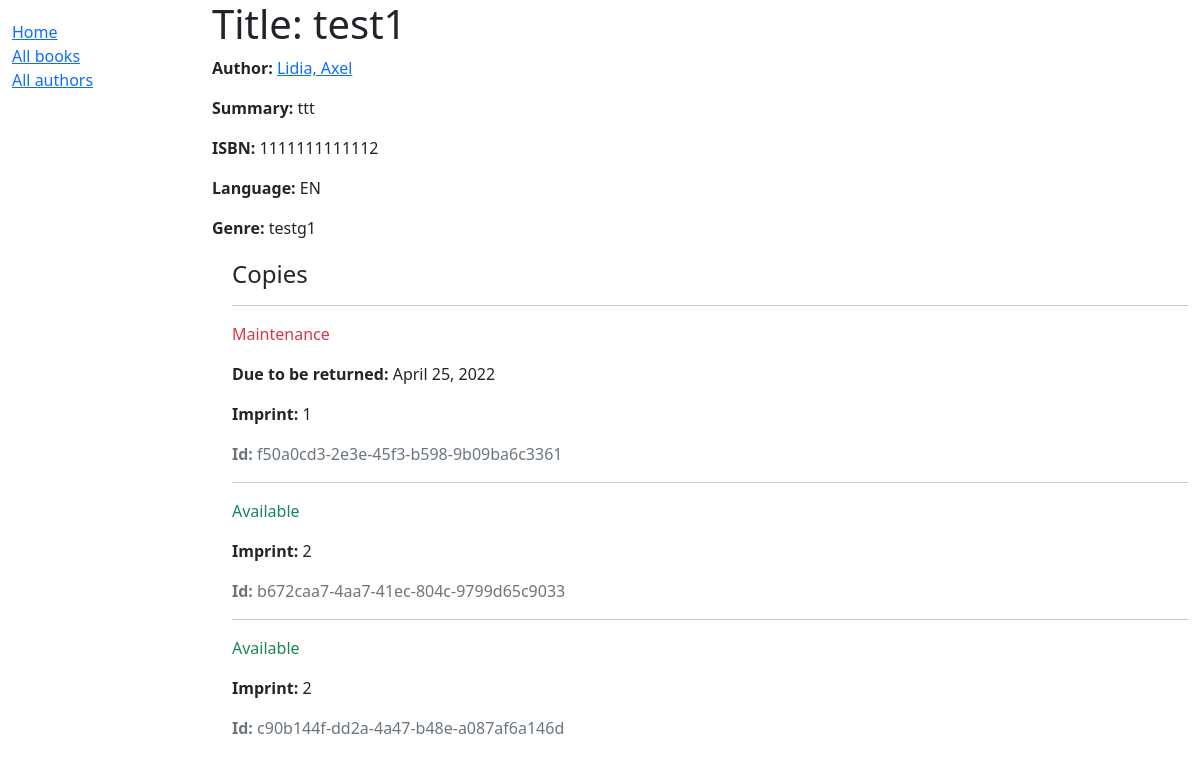
/catalog/book/2, run on the app's committed database.
### catalog/models.py (models this page shows, shortened)
class Book(models.Model):
    title = models.CharField(max_length=200)
    author = models.ForeignKey('Author', on_delete=models.SET_NULL, null=True)
    summary = models.TextField(max_length=1000, help_text='Enter a brief description of the book')
    isbn = models.CharField('ISBN', max_length=13, unique=True,
                             help_text='13 Character <a href="https://www.isbn-international.org/content/what-isbn">ISBN number</a>')
    genre = models.ManyToManyField(Genre, help_text='Select a genre for this book')
    language = models.ForeignKey('Language', on_delete=models.SET_NULL, null=True)
    def display_genre(self):
        """Create a string for the Genre. This is required to display genre in Admin."""
        return ', '.join(genre.name for genre in self.genre.all()[:3])
    display_genre.short_description = 'Genre'

class Author(models.Model):
    first_name = models.CharField(max_length=100)
    last_name = models.CharField(max_length=100)
    date_of_birth = models.DateField(null=True, blank=True)
    date_of_death = models.DateField('Died', null=True, blank=True)
    class Meta:
        ordering = ['last_name', 'first_name']
    def __str__(self):
        return f'{self.last_name}, {self.first_name}'

class Language(models.Model):
    name = models.CharField(max_length=200,
                            help_text="Enter the book's natural language (e.g. English, French, Japanese etc.)")
    def __str__(self):
        return self.name

class Genre(models.Model):
    name = models.CharField(max_length=200, help_text='Enter a book genre (e.g. Science Fiction)')
    def __str__(self):
        return self.name

class BookInstance(models.Model):
    id = models.UUIDField(primary_key=True, default=uuid.uuid4, help_text='Unique ID for this particular book across whole library')
    book = models.ForeignKey('Book', on_delete=models.RESTRICT, null=True)
    imprint = models.CharField(max_length=200)
    due_back = models.DateField(null=True, blank=True)
    LOAN_STATUS = (
        ('m', 'Maintenance'),
        ('o', 'On loan'),
        ('a', 'Available'),
        ('r', 'Reserved'),
    )
    status = models.CharField(
        max_length=1,
        choices=LOAN_STATUS,
        blank=True,
        default='m',
        help_text='Book availability',
    )
    class Meta:
        ordering = ['due_back']

### catalog/views.py (the view)
# urls.py: path('book/<int:pk>', views.BookDetailView.as_view(), name='book-detail'),
class BookDetailView(generic.DetailView):
    model = Book
    template_name = 'book_detail.html'  # Specify your own template name/location

### catalog/templates/book_detail.html
{% extends "base_generic.html" %}
{% block content %}
  <h1>Title: {{ book.title }}</h1>
  <p><strong>Author:</strong> <a href="">{{ book.author }}</a></p>
  <p><strong>Summary:</strong> {{ book.summary }}</p>
  <p><strong>ISBN:</strong> {{ book.isbn }}</p>
  <p><strong>Language:</strong> {{ book.language }}</p>
  <p><strong>Genre:</strong> {{ book.genre.all|join:", " }}</p>
  <div style="margin-left:20px;margin-top:20px">
    <h4>Copies</h4>
    {% for copy in book.bookinstance_set.all %}
      <hr>
      <p class="{% if copy.status == 'a' %}text-success{% elif copy.status == 'm' %}text-danger{% else %}text-warning{% endif %}">
        {{ copy.get_status_display }}
      </p>
      {% if copy.status != 'a' %}
        <p><strong>Due to be returned:</strong> {{ copy.due_back }}</p>
      {% endif %}
      <p><strong>Imprint:</strong> {{ copy.imprint }}</p>
      <p class="text-muted"><strong>Id:</strong> {{ copy.id }}</p>
    {% endfor %}
  </div>
{% endblock %}

### catalog/templates/base_generic.html (shortened to what this page needs)
<!DOCTYPE html>
<html lang="en">
<head>
  <link href="https://cdn.jsdelivr.net/npm/bootstrap@5.1.3/dist/css/bootstrap.min.css" rel="stylesheet">
  {% load static %}
  <link rel="stylesheet" href="{% static 'css/styles.css' %}">
</head>
<body>
  <div class="container-fluid">
    <div class="row">
      <div class="col-sm-2">
      {% block sidebar %}
        <ul class="sidebar-nav">
            <li><a href="{% url 'index' %}">Home</a></li>
            <li><a href="{% url 'books' %}">All books</a></li>
            <li><a href="">All authors</a></li>
        </ul>
     {% endblock %}
      </div>
      <div class="col-sm-10 ">{% block content %}{% endblock %}</div>
    </div>
  </div>
</body>
</html>

### catalog/static/css/styles.css (style rules this page uses)
.sidebar-nav { margin-top: 20px; padding: 0; list-style: none; }

### data on the page
Book: author "Lidia, Axel", summary "ttt", isbn "1111111111112", language "EN", genre.all "testg1"
BookInstance: status "Maintenance", due_back "April 25, 2022", imprint "1", id "f50a0cd3-2e3e-45f3-b598-9b09ba6c3361"
BookInstance: status "Available", imprint "2", id "b672caa7-4aa7-41ec-804c-9799d65c9033"
BookInstance: status "Available", imprint "2", id "c90b144f-dd2a-4a47-b48e-a087af6a146d"
